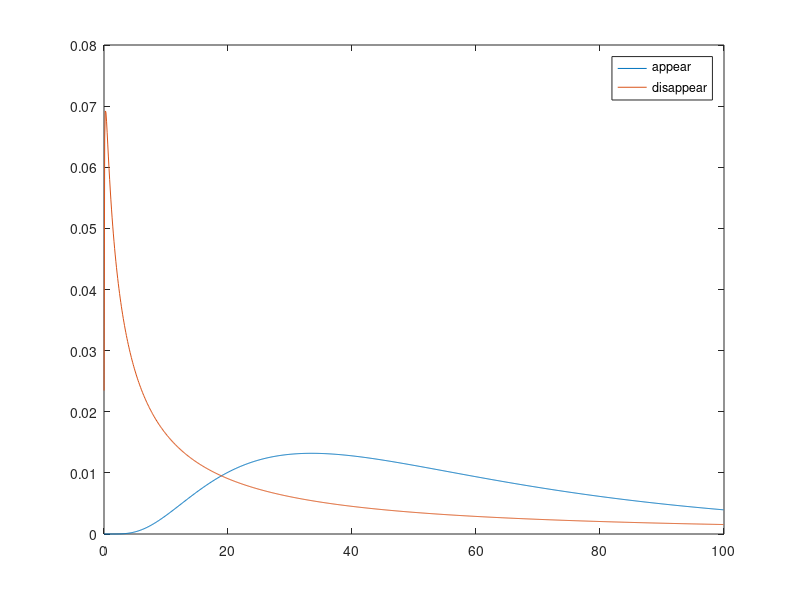
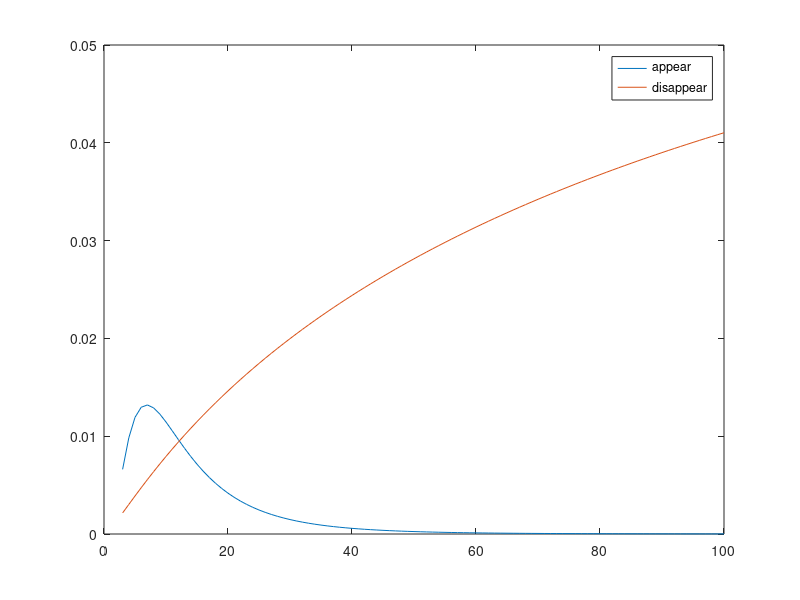
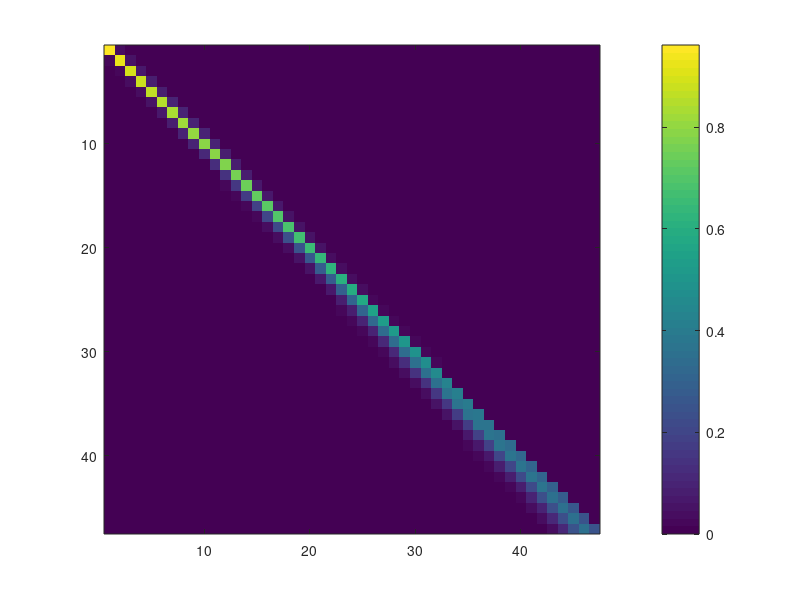

Reproduce these figures in MATLAB, in order.
function probability_models
close all
global L beta  delta_t
L = 230;
%beta = 4.5618;
beta = .9825;
delta_t = 4; 
h = .01:.1:100;
[pa,pd] = probability_headway(h);
figure()
plot(h, pa)
hold on
plot(h, pd)
legend('appear', 'disappear')
trapz(h, pa)

n = 3:1:100;
h = L./n;
[pa,pd] = probability_headway(h);
figure()
plot(n, pa)
hold on
plot(n, pd)
legend('appear', 'disappear')

trapz(n, pa)

n = 4:1:50;
trans = compute_transition_mat(min(n), max(n))
% normalize the transition_matrix
for i = 1:max(size(trans))
    trans(i,:) = trans(i,:)/sum(trans(i,:));
end
% find the steady states
plot_trans(trans)
% xi = rand(size(trans,1),1)
% xi = xi/sum(xi)
%xi = zeros(size(trans,1),1)
%xi(13) = 1; 
xi = ones(size(trans,1),1)/size(trans,1);
trans_temp = trans;
for i = 1:200000
    xi = trans*xi;
    trans_temp = trans_temp*trans;
end
xi;
trans_temp(3,:)

% average number of cars
trans_temp(3,:)*n'
% average headway
trans_temp(3,:)*(L./n)'
v = 15*(1 - cos(pi*(L./n - 5)/30));
% average velocity
trans_temp(3,:)*(v')

[pa, pd] = probability_headway(L./n);
% expected number of lane changes per 230 km UNITS ARGH
% use this to calibrate time-step
trans_temp(3,:)*(n.*pa)'
trans_temp(3,:)*(n.*pd)'
end

function plot_trans(trans_map)
figure()
imagesc(trans_map)
colorbar()
end

function [pa, pd] = probability_headway(h)
    % these data points correspond to the 70 dataset
    global beta delta_t
    %mu_appear = 3;
    mu_appear = 3.1;
    mu_disappear = 2.79;
    mu_tot = 2.95;
    sig_appear = .3642;
    sig_disappear = .4176;
    sig_tot = .4255;
    
    c_appear = normalization_constant(mu_appear, sig_appear, mu_tot, sig_tot);
    c_disappear = normalization_constant(mu_disappear, sig_disappear, mu_tot, sig_tot);
    p_appear = exp(((log(h) - mu_tot).^2)/(2*sig_tot^2) - ((log(h) - mu_appear).^2)/(2*sig_appear^2));
    p_disappear = exp(((log(h) - mu_tot).^2)/(2*sig_tot^2) - ((log(h) - mu_disappear).^2)/(2*sig_disappear^2));
     %pa = c_appear*p_appear*(delta_t/beta);
     %pd = c_disappear*p_disappear*(delta_t/beta); 
    pa = c_appear*p_appear;
     pd = c_disappear*p_disappear; 

end

% the 1 index corresponds to the appear/disappear
function c = normalization_constant(mu1, sig1, mu2, sig2)
    coeff = (sqrt((1/sig1^2) - (1/sig2^2)))/(sqrt(2*pi));
    exp_factor = exp(((mu1 - mu2)^2 - 2*mu2*sig1^2 + 2*mu1*sig2^2 + (sig1*sig2)^2)/(2*sig1^2 - 2*sig2^2));
    c = coeff*exp_factor;
end

function tn_np = transition_mat_component(n, np)
    global L
    h = L/n;
    [pa, pd] = probability_headway(h);
    if np > 2*n
        tn_np = 0;
    elseif np >= n
        delta = np - n;
        tn_np = 0;
        for i = 0: n - delta
            tn_np = tn_np + nchoosek(n, i+delta)*(pa^(i+delta))*((1-pa)^(n-delta-i))*...
                nchoosek(n, i)*(pd^i)*((1-pd)^(n-i));
        end    
    else
        delta = abs(np - n);
        tn_np = 0;
        for i = 0: n - delta
            tn_np = tn_np + nchoosek(n, i)*(pa^(i))*((1-pa)^(n-i))*...
                nchoosek(n, i+delta)*(pd^(i+delta))*((1-pd)^(n-delta-i));
        end    
    end
end

function trans_mat = compute_transition_mat(n_min, n_max)
    trans_mat = zeros(n_max - n_min + 1, n_max - n_min + 1);
    for i = n_min:n_max
        for j = n_min:n_max
            i
            trans_mat(i-n_min+1, j-n_min+1) = transition_mat_component(i, j);
        end
    end
end
